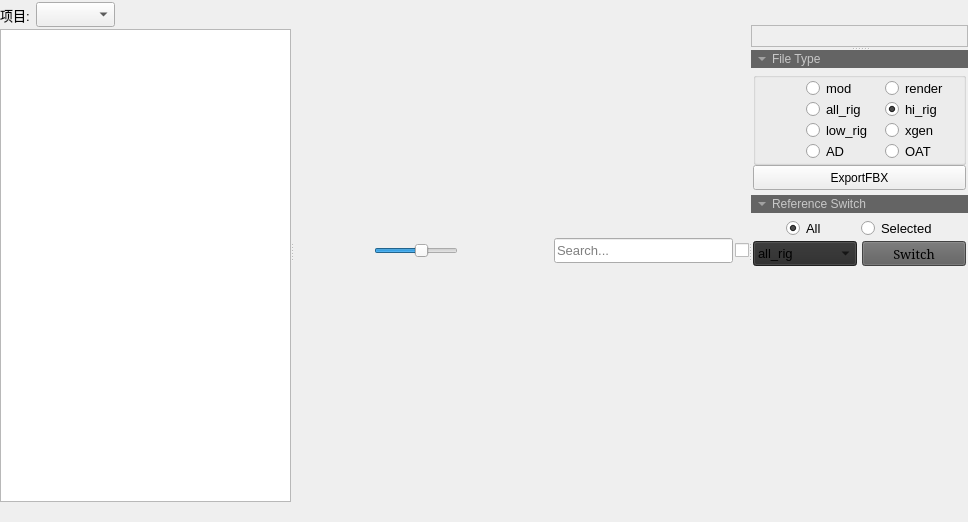
<?xml version="1.0" encoding="UTF-8"?>
<ui version="4.0">
 <class>Form</class>
 <widget class="QWidget" name="Form">
  <property name="geometry">
   <rect>
    <x>0</x>
    <y>0</y>
    <width>968</width>
    <height>522</height>
   </rect>
  </property>
  <property name="font">
   <font>
    <family>Microsoft YaHei UI</family>
    <pointsize>10</pointsize>
   </font>
  </property>
  <property name="windowTitle">
   <string>Form</string>
  </property>
  <layout class="QGridLayout" name="gridLayout_2">
   <property name="leftMargin">
    <number>0</number>
   </property>
   <property name="topMargin">
    <number>0</number>
   </property>
   <property name="rightMargin">
    <number>0</number>
   </property>
   <property name="bottomMargin">
    <number>0</number>
   </property>
   <property name="spacing">
    <number>0</number>
   </property>
   <item row="1" column="0">
    <layout class="QHBoxLayout" name="msg_Layout">
     <property name="spacing">
      <number>10</number>
     </property>
     <item>
      <widget class="QLabel" name="msg_icon_label">
       <property name="sizePolicy">
        <sizepolicy hsizetype="Fixed" vsizetype="Fixed">
         <horstretch>0</horstretch>
         <verstretch>0</verstretch>
        </sizepolicy>
       </property>
       <property name="minimumSize">
        <size>
         <width>15</width>
         <height>15</height>
        </size>
       </property>
       <property name="maximumSize">
        <size>
         <width>15</width>
         <height>15</height>
        </size>
       </property>
       <property name="text">
        <string/>
       </property>
       <property name="scaledContents">
        <bool>true</bool>
       </property>
      </widget>
     </item>
     <item>
      <widget class="QLabel" name="msg_label">
       <property name="sizePolicy">
        <sizepolicy hsizetype="Expanding" vsizetype="Fixed">
         <horstretch>0</horstretch>
         <verstretch>0</verstretch>
        </sizepolicy>
       </property>
       <property name="minimumSize">
        <size>
         <width>0</width>
         <height>15</height>
        </size>
       </property>
       <property name="maximumSize">
        <size>
         <width>150000</width>
         <height>15</height>
        </size>
       </property>
       <property name="font">
        <font>
         <family>Microsoft YaHei UI</family>
         <pointsize>8</pointsize>
        </font>
       </property>
       <property name="text">
        <string/>
       </property>
       <property name="scaledContents">
        <bool>true</bool>
       </property>
      </widget>
     </item>
     <item>
      <spacer name="horizontalSpacer_3">
       <property name="orientation">
        <enum>Qt::Horizontal</enum>
       </property>
       <property name="sizeHint" stdset="0">
        <size>
         <width>40</width>
         <height>20</height>
        </size>
       </property>
      </spacer>
     </item>
    </layout>
   </item>
   <item row="0" column="0">
    <widget class="QSplitter" name="mainWindow_splitter">
     <property name="orientation">
      <enum>Qt::Horizontal</enum>
     </property>
     <property name="handleWidth">
      <number>2</number>
     </property>
     <property name="childrenCollapsible">
      <bool>false</bool>
     </property>
     <widget class="QWidget" name="layoutWidget">
      <layout class="QVBoxLayout" name="verticalLayout">
       <property name="spacing">
        <number>0</number>
       </property>
       <property name="sizeConstraint">
        <enum>QLayout::SetMinAndMaxSize</enum>
       </property>
       <item>
        <layout class="QHBoxLayout" name="horizontalLayout_3">
         <property name="spacing">
          <number>6</number>
         </property>
         <property name="sizeConstraint">
          <enum>QLayout::SetDefaultConstraint</enum>
         </property>
         <property name="topMargin">
          <number>2</number>
         </property>
         <property name="bottomMargin">
          <number>2</number>
         </property>
         <item>
          <widget class="QLabel" name="label_2">
           <property name="minimumSize">
            <size>
             <width>30</width>
             <height>0</height>
            </size>
           </property>
           <property name="maximumSize">
            <size>
             <width>30</width>
             <height>16777215</height>
            </size>
           </property>
           <property name="font">
            <font>
             <family>Microsoft YaHei UI</family>
             <pointsize>10</pointsize>
            </font>
           </property>
           <property name="text">
            <string>项目:</string>
           </property>
          </widget>
         </item>
         <item alignment="Qt::AlignLeft">
          <widget class="QComboBox" name="project_comb">
           <property name="sizePolicy">
            <sizepolicy hsizetype="Expanding" vsizetype="Fixed">
             <horstretch>0</horstretch>
             <verstretch>0</verstretch>
            </sizepolicy>
           </property>
           <property name="minimumSize">
            <size>
             <width>50</width>
             <height>25</height>
            </size>
           </property>
           <property name="maximumSize">
            <size>
             <width>200</width>
             <height>25</height>
            </size>
           </property>
           <property name="font">
            <font>
             <family>Microsoft YaHei UI</family>
             <pointsize>10</pointsize>
             <weight>75</weight>
             <bold>true</bold>
            </font>
           </property>
          </widget>
         </item>
        </layout>
       </item>
       <item>
        <widget class="QSplitter" name="type_splitter">
         <property name="orientation">
          <enum>Qt::Vertical</enum>
         </property>
         <property name="handleWidth">
          <number>3</number>
         </property>
         <widget class="QListWidget" name="type_listWgt">
          <property name="sizePolicy">
           <sizepolicy hsizetype="Expanding" vsizetype="Expanding">
            <horstretch>0</horstretch>
            <verstretch>0</verstretch>
           </sizepolicy>
          </property>
          <property name="minimumSize">
           <size>
            <width>50</width>
            <height>50</height>
           </size>
          </property>
          <property name="maximumSize">
           <size>
            <width>16777215</width>
            <height>16777215</height>
           </size>
          </property>
          <property name="alternatingRowColors">
           <bool>false</bool>
          </property>
          <property name="spacing">
           <number>3</number>
          </property>
          <property name="sortingEnabled">
           <bool>false</bool>
          </property>
         </widget>
        </widget>
       </item>
      </layout>
     </widget>
     <widget class="QWidget" name="layoutWidget_2">
      <layout class="QVBoxLayout" name="verticalLayout_3">
       <property name="spacing">
        <number>3</number>
       </property>
       <item>
        <layout class="QHBoxLayout" name="horizontalLayout" stretch="0,0,0,0,0,0,0,1,0">
         <property name="spacing">
          <number>2</number>
         </property>
         <item>
          <widget class="QPushButton" name="back_bttn">
           <property name="enabled">
            <bool>false</bool>
           </property>
           <property name="sizePolicy">
            <sizepolicy hsizetype="Fixed" vsizetype="Fixed">
             <horstretch>0</horstretch>
             <verstretch>0</verstretch>
            </sizepolicy>
           </property>
           <property name="minimumSize">
            <size>
             <width>25</width>
             <height>25</height>
            </size>
           </property>
           <property name="maximumSize">
            <size>
             <width>25</width>
             <height>25</height>
            </size>
           </property>
           <property name="font">
            <font>
             <family>Microsoft YaHei UI</family>
             <pointsize>3</pointsize>
            </font>
           </property>
           <property name="toolTip">
            <string>后退</string>
           </property>
           <property name="text">
            <string/>
           </property>
           <property name="iconSize">
            <size>
             <width>22</width>
             <height>22</height>
            </size>
           </property>
           <property name="checkable">
            <bool>false</bool>
           </property>
           <property name="default">
            <bool>false</bool>
           </property>
           <property name="flat">
            <bool>true</bool>
           </property>
          </widget>
         </item>
         <item>
          <widget class="QPushButton" name="add_bttn">
           <property name="sizePolicy">
            <sizepolicy hsizetype="Fixed" vsizetype="Fixed">
             <horstretch>0</horstretch>
             <verstretch>0</verstretch>
            </sizepolicy>
           </property>
           <property name="minimumSize">
            <size>
             <width>25</width>
             <height>25</height>
            </size>
           </property>
           <property name="maximumSize">
            <size>
             <width>25</width>
             <height>25</height>
            </size>
           </property>
           <property name="text">
            <string/>
           </property>
           <property name="iconSize">
            <size>
             <width>22</width>
             <height>22</height>
            </size>
           </property>
           <property name="autoExclusive">
            <bool>true</bool>
           </property>
           <property name="flat">
            <bool>true</bool>
           </property>
          </widget>
         </item>
         <item>
          <widget class="QPushButton" name="displayThumb_bttn">
           <property name="sizePolicy">
            <sizepolicy hsizetype="Fixed" vsizetype="Fixed">
             <horstretch>0</horstretch>
             <verstretch>0</verstretch>
            </sizepolicy>
           </property>
           <property name="minimumSize">
            <size>
             <width>25</width>
             <height>25</height>
            </size>
           </property>
           <property name="maximumSize">
            <size>
             <width>25</width>
             <height>25</height>
            </size>
           </property>
           <property name="font">
            <font>
             <family>Microsoft YaHei UI</family>
             <pointsize>3</pointsize>
            </font>
           </property>
           <property name="toolTip">
            <string/>
           </property>
           <property name="text">
            <string/>
           </property>
           <property name="iconSize">
            <size>
             <width>22</width>
             <height>22</height>
            </size>
           </property>
           <property name="checkable">
            <bool>false</bool>
           </property>
           <property name="autoRepeat">
            <bool>false</bool>
           </property>
           <property name="autoExclusive">
            <bool>true</bool>
           </property>
           <property name="flat">
            <bool>true</bool>
           </property>
          </widget>
         </item>
         <item>
          <widget class="QSlider" name="itemSize_Slider">
           <property name="maximumSize">
            <size>
             <width>150</width>
             <height>16777215</height>
            </size>
           </property>
           <property name="font">
            <font>
             <family>Microsoft YaHei UI</family>
             <pointsize>3</pointsize>
            </font>
           </property>
           <property name="toolTip">
            <string>缩放图标</string>
           </property>
           <property name="minimum">
            <number>10</number>
           </property>
           <property name="maximum">
            <number>200</number>
           </property>
           <property name="value">
            <number>120</number>
           </property>
           <property name="orientation">
            <enum>Qt::Horizontal</enum>
           </property>
          </widget>
         </item>
         <item>
          <widget class="QPushButton" name="download_Bttn">
           <property name="sizePolicy">
            <sizepolicy hsizetype="Fixed" vsizetype="Fixed">
             <horstretch>0</horstretch>
             <verstretch>0</verstretch>
            </sizepolicy>
           </property>
           <property name="minimumSize">
            <size>
             <width>25</width>
             <height>25</height>
            </size>
           </property>
           <property name="maximumSize">
            <size>
             <width>25</width>
             <height>25</height>
            </size>
           </property>
           <property name="font">
            <font>
             <family>Microsoft YaHei UI</family>
             <pointsize>3</pointsize>
            </font>
           </property>
           <property name="toolTip">
            <string>下载资产到本地</string>
           </property>
           <property name="text">
            <string/>
           </property>
           <property name="iconSize">
            <size>
             <width>22</width>
             <height>22</height>
            </size>
           </property>
           <property name="flat">
            <bool>true</bool>
           </property>
          </widget>
         </item>
         <item>
          <widget class="QPushButton" name="refresh_Bttn">
           <property name="sizePolicy">
            <sizepolicy hsizetype="Fixed" vsizetype="Fixed">
             <horstretch>0</horstretch>
             <verstretch>0</verstretch>
            </sizepolicy>
           </property>
           <property name="minimumSize">
            <size>
             <width>25</width>
             <height>25</height>
            </size>
           </property>
           <property name="maximumSize">
            <size>
             <width>25</width>
             <height>25</height>
            </size>
           </property>
           <property name="font">
            <font>
             <family>Microsoft YaHei UI</family>
             <pointsize>3</pointsize>
            </font>
           </property>
           <property name="toolTip">
            <string>刷新</string>
           </property>
           <property name="text">
            <string/>
           </property>
           <property name="iconSize">
            <size>
             <width>22</width>
             <height>22</height>
            </size>
           </property>
           <property name="flat">
            <bool>true</bool>
           </property>
          </widget>
         </item>
         <item>
          <spacer name="horizontalSpacer">
           <property name="orientation">
            <enum>Qt::Horizontal</enum>
           </property>
           <property name="sizeHint" stdset="0">
            <size>
             <width>40</width>
             <height>20</height>
            </size>
           </property>
          </spacer>
         </item>
         <item>
          <widget class="QLineEdit" name="key_line">
           <property name="minimumSize">
            <size>
             <width>25</width>
             <height>25</height>
            </size>
           </property>
           <property name="maximumSize">
            <size>
             <width>16777215</width>
             <height>25</height>
            </size>
           </property>
           <property name="font">
            <font>
             <family>Microsoft YaHei UI</family>
             <pointsize>10</pointsize>
            </font>
           </property>
           <property name="placeholderText">
            <string>Search...</string>
           </property>
           <property name="clearButtonEnabled">
            <bool>true</bool>
           </property>
          </widget>
         </item>
         <item>
          <widget class="QCheckBox" name="searchAll_cBox">
           <property name="minimumSize">
            <size>
             <width>13</width>
             <height>0</height>
            </size>
           </property>
           <property name="font">
            <font>
             <family>Microsoft YaHei UI</family>
             <pointsize>10</pointsize>
            </font>
           </property>
           <property name="toolTip">
            <string>全项目搜索</string>
           </property>
           <property name="text">
            <string/>
           </property>
           <property name="checked">
            <bool>false</bool>
           </property>
          </widget>
         </item>
        </layout>
       </item>
      </layout>
     </widget>
     <widget class="QSplitter" name="attr_splitter">
      <property name="sizePolicy">
       <sizepolicy hsizetype="Preferred" vsizetype="Expanding">
        <horstretch>0</horstretch>
        <verstretch>0</verstretch>
       </sizepolicy>
      </property>
      <property name="font">
       <font>
        <family>Microsoft YaHei UI</family>
        <pointsize>10</pointsize>
       </font>
      </property>
      <property name="orientation">
       <enum>Qt::Vertical</enum>
      </property>
      <property name="handleWidth">
       <number>3</number>
      </property>
      <widget class="QWidget" name="layoutWidget_3">
       <layout class="QVBoxLayout" name="Attr_up_vLayout">
        <property name="spacing">
         <number>2</number>
        </property>
        <item>
         <layout class="QHBoxLayout" name="horizontalLayout_6">
          <item>
           <spacer name="horizontalSpacer_4">
            <property name="orientation">
             <enum>Qt::Horizontal</enum>
            </property>
            <property name="sizeHint" stdset="0">
             <size>
              <width>40</width>
              <height>20</height>
             </size>
            </property>
           </spacer>
          </item>
          <item>
           <widget class="QPushButton" name="upload_Bttn">
            <property name="sizePolicy">
             <sizepolicy hsizetype="Fixed" vsizetype="Fixed">
              <horstretch>0</horstretch>
              <verstretch>0</verstretch>
             </sizepolicy>
            </property>
            <property name="minimumSize">
             <size>
              <width>0</width>
              <height>0</height>
             </size>
            </property>
            <property name="maximumSize">
             <size>
              <width>21</width>
              <height>25</height>
             </size>
            </property>
            <property name="text">
             <string/>
            </property>
            <property name="iconSize">
             <size>
              <width>20</width>
              <height>15</height>
             </size>
            </property>
            <property name="flat">
             <bool>true</bool>
            </property>
           </widget>
          </item>
          <item>
           <widget class="QPushButton" name="tag_bttn">
            <property name="sizePolicy">
             <sizepolicy hsizetype="Fixed" vsizetype="Fixed">
              <horstretch>0</horstretch>
              <verstretch>0</verstretch>
             </sizepolicy>
            </property>
            <property name="minimumSize">
             <size>
              <width>0</width>
              <height>0</height>
             </size>
            </property>
            <property name="maximumSize">
             <size>
              <width>18</width>
              <height>25</height>
             </size>
            </property>
            <property name="toolTip">
             <string>添加标签</string>
            </property>
            <property name="text">
             <string/>
            </property>
            <property name="iconSize">
             <size>
              <width>15</width>
              <height>15</height>
             </size>
            </property>
            <property name="flat">
             <bool>true</bool>
            </property>
           </widget>
          </item>
          <item>
           <widget class="QPushButton" name="favor_bttn">
            <property name="sizePolicy">
             <sizepolicy hsizetype="Fixed" vsizetype="Fixed">
              <horstretch>0</horstretch>
              <verstretch>0</verstretch>
             </sizepolicy>
            </property>
            <property name="minimumSize">
             <size>
              <width>0</width>
              <height>0</height>
             </size>
            </property>
            <property name="maximumSize">
             <size>
              <width>18</width>
              <height>25</height>
             </size>
            </property>
            <property name="font">
             <font>
              <family>Microsoft YaHei UI</family>
              <pointsize>10</pointsize>
             </font>
            </property>
            <property name="toolTip">
             <string>添加收藏</string>
            </property>
            <property name="text">
             <string/>
            </property>
            <property name="iconSize">
             <size>
              <width>15</width>
              <height>15</height>
             </size>
            </property>
            <property name="flat">
             <bool>true</bool>
            </property>
           </widget>
          </item>
         </layout>
        </item>
        <item>
         <widget class="QFrame" name="Preview_frame">
          <property name="sizePolicy">
           <sizepolicy hsizetype="Expanding" vsizetype="Expanding">
            <horstretch>0</horstretch>
            <verstretch>0</verstretch>
           </sizepolicy>
          </property>
          <property name="minimumSize">
           <size>
            <width>0</width>
            <height>0</height>
           </size>
          </property>
          <property name="frameShape">
           <enum>QFrame::StyledPanel</enum>
          </property>
          <property name="frameShadow">
           <enum>QFrame::Raised</enum>
          </property>
          <layout class="QVBoxLayout" name="verticalLayout_8">
           <property name="spacing">
            <number>0</number>
           </property>
           <property name="sizeConstraint">
            <enum>QLayout::SetDefaultConstraint</enum>
           </property>
           <property name="leftMargin">
            <number>0</number>
           </property>
           <property name="topMargin">
            <number>0</number>
           </property>
           <property name="rightMargin">
            <number>0</number>
           </property>
           <property name="bottomMargin">
            <number>0</number>
           </property>
           <item>
            <layout class="QVBoxLayout" name="preview_vLayout"/>
           </item>
          </layout>
         </widget>
        </item>
       </layout>
      </widget>
      <widget class="QWidget" name="layoutWidget_4">
       <layout class="QVBoxLayout" name="Attr_down_vLayout">
        <property name="spacing">
         <number>3</number>
        </property>
        <property name="sizeConstraint">
         <enum>QLayout::SetMinimumSize</enum>
        </property>
        <item>
         <layout class="QVBoxLayout" name="verticalLayout_10">
          <property name="spacing">
           <number>2</number>
          </property>
          <item>
           <widget class="QToolButton" name="file_type_tbttn">
            <property name="sizePolicy">
             <sizepolicy hsizetype="Preferred" vsizetype="Fixed">
              <horstretch>0</horstretch>
              <verstretch>0</verstretch>
             </sizepolicy>
            </property>
            <property name="maximumSize">
             <size>
              <width>16777215</width>
              <height>18</height>
             </size>
            </property>
            <property name="font">
             <font>
              <family>Microsoft YaHei UI</family>
              <pointsize>9</pointsize>
              <weight>50</weight>
              <bold>false</bold>
             </font>
            </property>
            <property name="styleSheet">
             <string notr="true">background-color: rgb(100, 100, 100);
color: rgb(200, 200, 200);</string>
            </property>
            <property name="text">
             <string>File Type</string>
            </property>
            <property name="toolButtonStyle">
             <enum>Qt::ToolButtonTextBesideIcon</enum>
            </property>
            <property name="autoRaise">
             <bool>true</bool>
            </property>
            <property name="arrowType">
             <enum>Qt::DownArrow</enum>
            </property>
           </widget>
          </item>
          <item>
           <widget class="QFrame" name="file_type_frame">
            <property name="sizePolicy">
             <sizepolicy hsizetype="Expanding" vsizetype="Fixed">
              <horstretch>0</horstretch>
              <verstretch>0</verstretch>
             </sizepolicy>
            </property>
            <property name="minimumSize">
             <size>
              <width>0</width>
              <height>0</height>
             </size>
            </property>
            <property name="maximumSize">
             <size>
              <width>16777215</width>
              <height>180</height>
             </size>
            </property>
            <property name="frameShape">
             <enum>QFrame::NoFrame</enum>
            </property>
            <property name="frameShadow">
             <enum>QFrame::Raised</enum>
            </property>
            <layout class="QVBoxLayout" name="verticalLayout_11">
             <property name="spacing">
              <number>0</number>
             </property>
             <property name="leftMargin">
              <number>2</number>
             </property>
             <property name="topMargin">
              <number>2</number>
             </property>
             <property name="rightMargin">
              <number>2</number>
             </property>
             <property name="bottomMargin">
              <number>2</number>
             </property>
             <item>
              <widget class="QGroupBox" name="fileType_groupBox">
               <property name="sizePolicy">
                <sizepolicy hsizetype="Expanding" vsizetype="Expanding">
                 <horstretch>0</horstretch>
                 <verstretch>0</verstretch>
                </sizepolicy>
               </property>
               <property name="minimumSize">
                <size>
                 <width>0</width>
                 <height>0</height>
                </size>
               </property>
               <property name="maximumSize">
                <size>
                 <width>16777215</width>
                 <height>100</height>
                </size>
               </property>
               <property name="font">
                <font>
                 <family>Microsoft YaHei UI</family>
                 <pointsize>10</pointsize>
                </font>
               </property>
               <property name="styleSheet">
                <string notr="true"/>
               </property>
               <property name="title">
                <string notr="true"/>
               </property>
               <property name="alignment">
                <set>Qt::AlignLeading|Qt::AlignLeft|Qt::AlignVCenter</set>
               </property>
               <property name="flat">
                <bool>true</bool>
               </property>
               <layout class="QGridLayout" name="gridLayout_4">
                <property name="leftMargin">
                 <number>50</number>
                </property>
                <property name="topMargin">
                 <number>0</number>
                </property>
                <property name="rightMargin">
                 <number>0</number>
                </property>
                <property name="bottomMargin">
                 <number>0</number>
                </property>
                <property name="spacing">
                 <number>0</number>
                </property>
                <item row="0" column="0">
                 <widget class="QRadioButton" name="mod_rBttn">
                  <property name="text">
                   <string>mod</string>
                  </property>
                  <attribute name="buttonGroup">
                   <string notr="true">fileType_bttnGroup</string>
                  </attribute>
                 </widget>
                </item>
                <item row="0" column="1">
                 <widget class="QRadioButton" name="render_rBttn">
                  <property name="text">
                   <string>render</string>
                  </property>
                  <attribute name="buttonGroup">
                   <string notr="true">fileType_bttnGroup</string>
                  </attribute>
                 </widget>
                </item>
                <item row="1" column="0">
                 <widget class="QRadioButton" name="allRig_rBttn">
                  <property name="text">
                   <string>all_rig</string>
                  </property>
                  <attribute name="buttonGroup">
                   <string notr="true">fileType_bttnGroup</string>
                  </attribute>
                 </widget>
                </item>
                <item row="1" column="1">
                 <widget class="QRadioButton" name="hiRig_rBttn">
                  <property name="text">
                   <string>hi_rig</string>
                  </property>
                  <property name="checked">
                   <bool>true</bool>
                  </property>
                  <attribute name="buttonGroup">
                   <string notr="true">fileType_bttnGroup</string>
                  </attribute>
                 </widget>
                </item>
                <item row="2" column="0">
                 <widget class="QRadioButton" name="lowRig_rBttn">
                  <property name="text">
                   <string>low_rig</string>
                  </property>
                  <attribute name="buttonGroup">
                   <string notr="true">fileType_bttnGroup</string>
                  </attribute>
                 </widget>
                </item>
                <item row="2" column="1">
                 <widget class="QRadioButton" name="xgen_rBttn">
                  <property name="text">
                   <string>xgen</string>
                  </property>
                  <attribute name="buttonGroup">
                   <string notr="true">fileType_bttnGroup</string>
                  </attribute>
                 </widget>
                </item>
                <item row="3" column="0">
                 <widget class="QRadioButton" name="ad_rBttn">
                  <property name="text">
                   <string>AD</string>
                  </property>
                  <attribute name="buttonGroup">
                   <string notr="true">fileType_bttnGroup</string>
                  </attribute>
                 </widget>
                </item>
                <item row="3" column="1">
                 <widget class="QRadioButton" name="oat_rBttn">
                  <property name="text">
                   <string>OAT</string>
                  </property>
                  <attribute name="buttonGroup">
                   <string notr="true">fileType_bttnGroup</string>
                  </attribute>
                 </widget>
                </item>
               </layout>
              </widget>
             </item>
             <item>
              <widget class="QPushButton" name="exportFbx_bttn">
               <property name="sizePolicy">
                <sizepolicy hsizetype="Expanding" vsizetype="Fixed">
                 <horstretch>0</horstretch>
                 <verstretch>0</verstretch>
                </sizepolicy>
               </property>
               <property name="minimumSize">
                <size>
                 <width>0</width>
                 <height>25</height>
                </size>
               </property>
               <property name="maximumSize">
                <size>
                 <width>16777215</width>
                 <height>25</height>
                </size>
               </property>
               <property name="font">
                <font>
                 <family>Microsoft YaHei UI</family>
                 <pointsize>9</pointsize>
                </font>
               </property>
               <property name="text">
                <string>ExportFBX</string>
               </property>
               <property name="checkable">
                <bool>false</bool>
               </property>
               <property name="checked">
                <bool>false</bool>
               </property>
               <property name="autoExclusive">
                <bool>false</bool>
               </property>
              </widget>
             </item>
            </layout>
           </widget>
          </item>
         </layout>
        </item>
        <item>
         <layout class="QVBoxLayout" name="verticalLayout_2">
          <item>
           <widget class="QToolButton" name="switch_tbttn">
            <property name="sizePolicy">
             <sizepolicy hsizetype="Preferred" vsizetype="Fixed">
              <horstretch>0</horstretch>
              <verstretch>0</verstretch>
             </sizepolicy>
            </property>
            <property name="maximumSize">
             <size>
              <width>16777215</width>
              <height>18</height>
             </size>
            </property>
            <property name="font">
             <font>
              <family>Microsoft YaHei UI</family>
              <pointsize>9</pointsize>
              <weight>50</weight>
              <bold>false</bold>
             </font>
            </property>
            <property name="styleSheet">
             <string notr="true">background-color: rgb(100, 100, 100);
color: rgb(200, 200, 200);</string>
            </property>
            <property name="text">
             <string>Reference Switch</string>
            </property>
            <property name="toolButtonStyle">
             <enum>Qt::ToolButtonTextBesideIcon</enum>
            </property>
            <property name="autoRaise">
             <bool>true</bool>
            </property>
            <property name="arrowType">
             <enum>Qt::DownArrow</enum>
            </property>
           </widget>
          </item>
          <item>
           <widget class="QFrame" name="switch_frame">
            <property name="sizePolicy">
             <sizepolicy hsizetype="Expanding" vsizetype="Fixed">
              <horstretch>0</horstretch>
              <verstretch>0</verstretch>
             </sizepolicy>
            </property>
            <property name="minimumSize">
             <size>
              <width>0</width>
              <height>0</height>
             </size>
            </property>
            <property name="maximumSize">
             <size>
              <width>16777215</width>
              <height>60</height>
             </size>
            </property>
            <property name="styleSheet">
             <string notr="true"/>
            </property>
            <property name="frameShape">
             <enum>QFrame::NoFrame</enum>
            </property>
            <property name="frameShadow">
             <enum>QFrame::Sunken</enum>
            </property>
            <layout class="QVBoxLayout" name="verticalLayout_5">
             <property name="spacing">
              <number>2</number>
             </property>
             <property name="sizeConstraint">
              <enum>QLayout::SetDefaultConstraint</enum>
             </property>
             <property name="leftMargin">
              <number>2</number>
             </property>
             <property name="topMargin">
              <number>2</number>
             </property>
             <property name="rightMargin">
              <number>2</number>
             </property>
             <property name="bottomMargin">
              <number>2</number>
             </property>
             <item>
              <layout class="QHBoxLayout" name="horizontalLayout_4">
               <item alignment="Qt::AlignHCenter">
                <widget class="QRadioButton" name="asset_all_rBttn">
                 <property name="text">
                  <string>All</string>
                 </property>
                 <property name="checked">
                  <bool>true</bool>
                 </property>
                </widget>
               </item>
               <item alignment="Qt::AlignLeft">
                <widget class="QRadioButton" name="asset_selected_rBttn">
                 <property name="styleSheet">
                  <string notr="true"/>
                 </property>
                 <property name="text">
                  <string>Selected</string>
                 </property>
                </widget>
               </item>
              </layout>
             </item>
             <item>
              <layout class="QHBoxLayout" name="horizontalLayout_5" stretch="1,1">
               <property name="spacing">
                <number>5</number>
               </property>
               <item>
                <widget class="QComboBox" name="asset_switch_type_comb">
                 <property name="minimumSize">
                  <size>
                   <width>0</width>
                   <height>24</height>
                  </size>
                 </property>
                 <property name="maximumSize">
                  <size>
                   <width>16777215</width>
                   <height>25</height>
                  </size>
                 </property>
                 <property name="styleSheet">
                  <string notr="true">background-color: rgb(43, 43, 43);</string>
                 </property>
                 <item>
                  <property name="text">
                   <string>all_rig</string>
                  </property>
                 </item>
                 <item>
                  <property name="text">
                   <string>hi_rig</string>
                  </property>
                 </item>
                 <item>
                  <property name="text">
                   <string>low_rig</string>
                  </property>
                 </item>
                </widget>
               </item>
               <item>
                <widget class="QPushButton" name="asset_ref_switch_bttn">
                 <property name="sizePolicy">
                  <sizepolicy hsizetype="Preferred" vsizetype="Fixed">
                   <horstretch>0</horstretch>
                   <verstretch>0</verstretch>
                  </sizepolicy>
                 </property>
                 <property name="minimumSize">
                  <size>
                   <width>0</width>
                   <height>0</height>
                  </size>
                 </property>
                 <property name="maximumSize">
                  <size>
                   <width>110</width>
                   <height>25</height>
                  </size>
                 </property>
                 <property name="font">
                  <font>
                   <family>SimSun</family>
                   <pointsize>10</pointsize>
                  </font>
                 </property>
                 <property name="styleSheet">
                  <string notr="true">background-color: rgb(93, 93, 93);</string>
                 </property>
                 <property name="text">
                  <string>Switch</string>
                 </property>
                </widget>
               </item>
              </layout>
             </item>
            </layout>
           </widget>
          </item>
         </layout>
        </item>
        <item>
         <spacer name="verticalSpacer">
          <property name="orientation">
           <enum>Qt::Vertical</enum>
          </property>
          <property name="sizeHint" stdset="0">
           <size>
            <width>20</width>
            <height>40</height>
           </size>
          </property>
         </spacer>
        </item>
       </layout>
      </widget>
     </widget>
    </widget>
   </item>
  </layout>
 </widget>
 <resources/>
 <connections/>
 <buttongroups>
  <buttongroup name="fileType_bttnGroup"/>
 </buttongroups>
</ui>
